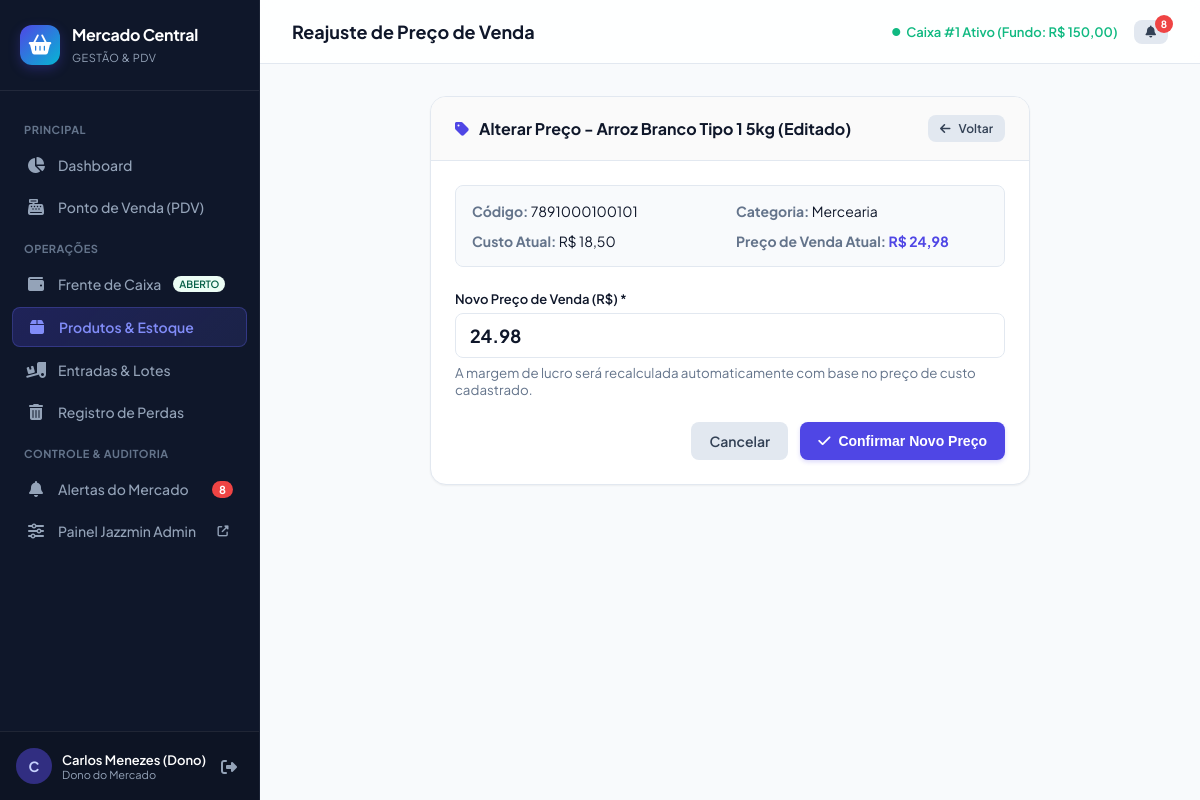
The page /produtos/1/preco/ (signed in) on the database its author committed.
### mercado/models.py (models this page shows, shortened)
class Usuario(AbstractUser):
    PAPEIS = (
        ('DONO', 'Dono do Mercado'),
        ('GERENTE', 'Gerente'),
        ('OPERADOR', 'Operador de Caixa'),
        ('ESTOQUISTA', 'Estoquista'),
    )
    papel = models.CharField(max_length=20, choices=PAPEIS, default='OPERADOR', verbose_name='Papel')
    class Meta:
        verbose_name = 'Usuário'
        verbose_name_plural = 'Usuários'
    def tem_permissao(self, acao: str) -> bool:
        if self.is_superuser or self.papel == 'DONO':
            return True

class Caixa(models.Model):
    operador = models.ForeignKey(Usuario, on_delete=models.PROTECT, related_name='caixas', verbose_name='Operador')
    aberto = models.BooleanField(default=True, verbose_name='Caixa Aberto?')
    data_abertura = models.DateTimeField(default=timezone.now, blank=True, verbose_name='Data de Abertura')
    data_fechamento = models.DateTimeField(null=True, blank=True, verbose_name='Data de Fechamento')
    fundo_troco_inicial = models.DecimalField(max_digits=10, decimal_places=2, default=0, verbose_name='Fundo de Troco Inicial (R$)')
    valor_fisico_conferido = models.DecimalField(max_digits=10, decimal_places=2, null=True, blank=True, verbose_name='Valor Físico Conferido (R$)')
    valor_sistema = models.DecimalField(max_digits=10, decimal_places=2, default=0, verbose_name='Valor Esperado no Sistema (R$)')
    observacao = models.TextField(blank=True, null=True, verbose_name='Observação do Fechamento')
    class Meta:
        verbose_name = 'Caixa'
        verbose_name_plural = 'Caixas'
        ordering = ['-data_abertura']

class Produto(models.Model):
    CATEGORIAS = (
        ('MERCEARIA', 'Mercearia'),
        ('BEBIDAS', 'Bebidas'),
        ('HORTIFRUTI', 'Hortifruti'),
        ('PADARIA', 'Padaria'),
        ('AÇOUGUE', 'Açougue'),
        ('FRIOS', 'Frios e Laticínios'),
        ('LIMPEZA', 'Limpeza'),
        ('HIGIENE', 'Higiene Pessoal'),
        ('OUTROS', 'Outros'),
    )
    UNIDADES = (
        ('UN', 'Unidade (UN)'),
        ('KG', 'Quilo (KG)'),
        ('L', 'Litro (L)'),
        ('CX', 'Caixa (CX)'),
        ('PCT', 'Pacote (PCT)'),
    )
    codigo = models.CharField(max_length=50, unique=True, verbose_name='Código de Barras / Código')
    nome = models.CharField(max_length=150, verbose_name='Nome do Produto')
    categoria = models.CharField(max_length=30, choices=CATEGORIAS, default='MERCEARIA', verbose_name='Categoria')
    unidade = models.CharField(max_length=10, choices=UNIDADES, default='UN', verbose_name='Unidade de Medida')
    estoque_minimo = models.DecimalField(max_digits=10, decimal_places=2, default=5, verbose_name='Estoque Mínimo')
    preco_custo = models.DecimalField(max_digits=10, decimal_places=2, default=0, verbose_name='Preço de Custo (R$)')
    margem_lucro = models.DecimalField(max_digits=5, decimal_places=2, default=30.00, verbose_name='Margem de Lucro (%)')
    preco_venda = models.DecimalField(max_digits=10, decimal_places=2, default=0, verbose_name='Preço de Venda (R$)')
    ativo = models.BooleanField(default=True, verbose_name='Ativo')
    data_criacao = models.DateTimeField(auto_now_add=True)
    class Meta:
        verbose_name = 'Produto'
        verbose_name_plural = 'Produtos'
        ordering = ['nome']

### mercado/views.py (the view, shortened to what this page needs)
# urls.py: path('produtos/<int:produto_id>/preco/', views.produto_alterar_preco_view, name='produto_alterar_preco'),
@login_required
def produto_alterar_preco_view(request, produto_id):
    if not ControladorAutenticacao.verificar_permissao(request.user, 'alterar_preco'):
        messages.error(request, "Acesso negado: seu papel não permite alterar preços.")
        return redirect('produto_lista')
    produto = get_object_or_404(Produto, id=produto_id)
    context = {'produto': produto}
    return render(request, 'mercado/produtos/alterar_preco.html', context)

### mercado/context_processors.py (called while the page is built)
def alertas_context(request):
    if request.user.is_authenticated:
        alertas_pendentes = Alerta.objects.filter(visto=False).order_by('-data_criacao')[:10]
        total_alertas = Alerta.objects.filter(visto=False).count()
        caixa_aberto = Caixa.objects.filter(aberto=True, operador=request.user).first()
        if not caixa_aberto and request.user.papel in ['DONO', 'GERENTE']:
            caixa_aberto = Caixa.objects.filter(aberto=True).first()
        return {
            'alertas_pendentes': alertas_pendentes,
            'total_alertas': total_alertas,
            'caixa_aberto_usuario': caixa_aberto,
        }
    return {
        'alertas_pendentes': [],
        'total_alertas': 0,
        'caixa_aberto_usuario': None,
    }

### mercado/services.py (called while the page is built)
    @staticmethod
    def verificar_permissao(usuario: Usuario, acao: str) -> bool:
        if not usuario or not usuario.is_authenticated:
            return False
        return usuario.tem_permissao(acao)

### templates/mercado/produtos/alterar_preco.html (shortened to what this page needs)
{% extends 'base.html' %}
{% block page_title %}Reajuste de Preço de Venda{% endblock %}
{% block content %}
<div style="max-width: 600px; margin: 0 auto;">
  <div class="card">
    <div class="card-header">
      <h3><i class="fas fa-tag" style="color: var(--primary);"></i> Alterar Preço - {{ produto.nome }}</h3>
      <a href="{% url 'produto_lista' %}" class="btn btn-sm btn-secondary">
        <i class="fas fa-arrow-left"></i> Voltar
      </a>
    </div>
    <div class="card-body">
      <div style="background: #f8fafc; padding: 16px; border-radius: var(--radius-sm); margin-bottom: 24px; border: 1px solid var(--border);">
        <div style="display: grid; grid-template-columns: 1fr 1fr; gap: 12px; font-size: 14px;">
          <div><strong style="color: var(--text-muted);">Código:</strong> {{ produto.codigo }}</div>
          <div><strong style="color: var(--text-muted);">Categoria:</strong> {{ produto.get_categoria_display }}</div>
          <div><strong style="color: var(--text-muted);">Custo Atual:</strong> R$ {{ produto.preco_custo|floatformat:2 }}</div>
          <div><strong style="color: var(--text-muted);">Preço de Venda Atual:</strong> <strong style="color: var(--primary);">R$ {{ produto.preco_venda|floatformat:2 }}</strong></div>
        </div>
      </div>
      <form method="post">
        <div class="form-group">
          <label class="form-label" for="novo_preco">Novo Preço de Venda (R$) *</label>
          <input type="number" step="0.01" id="novo_preco" name="novo_preco" value="{{ produto.preco_venda|stringformat:'.2f' }}" class="form-control" style="font-size: 18px; font-weight: bold;" required autofocus>
          <small style="color: var(--text-muted); display: block; margin-top: 6px;">
            A margem de lucro será recalculada automaticamente com base no preço de custo cadastrado.
          </small>
        </div>
        <div style="display: flex; justify-content: flex-end; gap: 12px; margin-top: 24px;">
          <a href="{% url 'produto_lista' %}" class="btn btn-secondary">Cancelar</a>
          <button type="submit" class="btn btn-primary">
            <i class="fas fa-check"></i> Confirmar Novo Preço
          </button>
        </div>
      </form>
    </div>
  </div>
</div>
{% endblock %}

### templates/base.html (shortened to what this page needs)
{% load static %}
<!DOCTYPE html>
<html lang="pt-br">
<head>
  <link rel="stylesheet" href="https://cdnjs.cloudflare.com/ajax/libs/font-awesome/6.5.1/css/all.min.css">
  <link rel="stylesheet" href="{% static 'css/custom.css' %}">
</head>
<body>
  <aside class="app-sidebar">
    <div class="brand-header">
      <div class="brand-icon">
        <i class="fas fa-shopping-basket"></i>
      </div>
      <div class="brand-text">
        <h1>Mercado Central</h1>
        <span>Gestão &amp; PDV</span>
      </div>
    </div>
    <ul class="sidebar-menu">
      <li class="menu-section-title">Principal</li>
      <li>
        <a href="{% url 'dashboard' %}" class="{% if request.resolver_match.url_name == 'dashboard' %}active{% endif %}">
          <i class="fas fa-chart-pie"></i>
          <span>Dashboard</span>
        </a>
      </li>
      <li>
        <a href="{% url 'pdv' %}" class="{% if request.resolver_match.url_name == 'pdv' %}active{% endif %}">
          <i class="fas fa-cash-register"></i>
          <span>Ponto de Venda (PDV)</span>
        </a>
      </li>
      <li class="menu-section-title">Operações</li>
      <li>
        <a href="{% url 'caixa_status' %}" class="{% if 'caixa' in request.resolver_match.url_name %}active{% endif %}">
          <i class="fas fa-wallet"></i>
          <span>Frente de Caixa</span>
          {% if caixa_aberto_usuario %}
            <span class="badge badge-success" style="font-size: 10px; padding: 2px 6px;">ABERTO</span>
          {% else %}
            <span class="badge badge-neutral" style="font-size: 10px; padding: 2px 6px;">FECHADO</span>
          {% endif %}
        </a>
      </li>
      <li>
        <a href="{% url 'produto_lista' %}" class="{% if 'produto' in request.resolver_match.url_name %}active{% endif %}">
          <i class="fas fa-box"></i>
          <span>Produtos &amp; Estoque</span>
        </a>
      </li>
      <li>
        <a href="{% url 'entrada_lista' %}" class="{% if 'entrada' in request.resolver_match.url_name %}active{% endif %}">
          <i class="fas fa-truck-loading"></i>
          <span>Entradas &amp; Lotes</span>
        </a>
      </li>
      <li>
        <a href="{% url 'perda_lista' %}" class="{% if 'perda' in request.resolver_match.url_name %}active{% endif %}">
          <i class="fas fa-trash-alt"></i>
          <span>Registro de Perdas</span>
        </a>
      </li>
      <li class="menu-section-title">Controle &amp; Auditoria</li>
      <li>
        <a href="{% url 'alerta_lista' %}" class="{% if 'alerta' in request.resolver_match.url_name %}active{% endif %}">
          <i class="fas fa-bell"></i>
          <span>Alertas do Mercado</span>
          {% if total_alertas > 0 %}
            <span class="menu-badge">{{ total_alertas }}</span>
          {% endif %}
        </a>
      </li>
      {% if user.is_staff %}
      <li>
        <a href="/admin/" target="_blank">
          <i class="fas fa-sliders-h"></i>
          <span>Painel Jazzmin Admin</span>
          <i class="fas fa-external-link-alt" style="font-size: 11px; margin-left: auto;"></i>
        </a>
      </li>
      {% endif %}
    </ul>
    <div class="sidebar-footer">
      <div class="user-card">
        <div class="user-avatar">
          {{ user.first_name|default:user.username|slice:":1"|upper }}
        </div>
        <div class="user-info">
          <div class="name">{{ user.get_full_name|default:user.username }}</div>
          <div class="role">{{ user.get_papel_display }}</div>
        </div>
      </div>
      <a href="{% url 'logout' %}" class="btn-logout" title="Sair do Sistema">
        <i class="fas fa-sign-out-alt"></i>
      </a>
    </div>
  </aside>
  <main class="app-main">
    <header class="top-navbar">
      <div class="navbar-title">
        <h2>{% block page_title %}Dashboard{% endblock %}</h2>
      </div>
      <div class="navbar-actions">
        {% if caixa_aberto_usuario %}
          <div style="font-size: 13px; color: var(--success); font-weight: 600; display: flex; align-items: center; gap: 6px;">
            <i class="fas fa-circle" style="font-size: 8px;"></i>
            <span>Caixa #{{ caixa_aberto_usuario.id }} Ativo (Fundo: R$ {{ caixa_aberto_usuario.fundo_troco_inicial }})</span>
          </div>
        {% else %}
          <a href="{% url 'caixa_abrir' %}" class="btn btn-sm btn-primary">
            <i class="fas fa-key"></i> Abrir Caixa
          </a>
        {% endif %}
        <a href="{% url 'alerta_lista' %}" class="btn btn-sm btn-secondary" style="position: relative;" title="Alertas">
          <i class="fas fa-bell"></i>
          {% if total_alertas > 0 %}
            <span style="position: absolute; top: -5px; right: -5px; background: var(--danger); color: #fff; border-radius: 9999px; width: 18px; height: 18px; font-size: 10px; display: flex; align-items: center; justify-content: center; font-weight: bold;">
              {{ total_alertas }}
            </span>
          {% endif %}
        </a>
      </div>
    </header>
    <div class="page-content">
      {% block content %}{% endblock %}
    </div>
  </main>
</body>
</html>

### rows shown on the page
Usuario: first_name "C", get_full_name "Carlos Menezes (Dono)", papel "Dono do Mercado"
Caixa: id "1", fundo_troco_inicial "150,00"
Produto: nome "Arroz Branco Tipo 1 5kg (Editado)", codigo "7891000100101", categoria "Mercearia", preco_custo "18,50", preco_venda "24,98", novo_preco "24.98"

### other values the page prints
{{ total_alertas }} "8"
